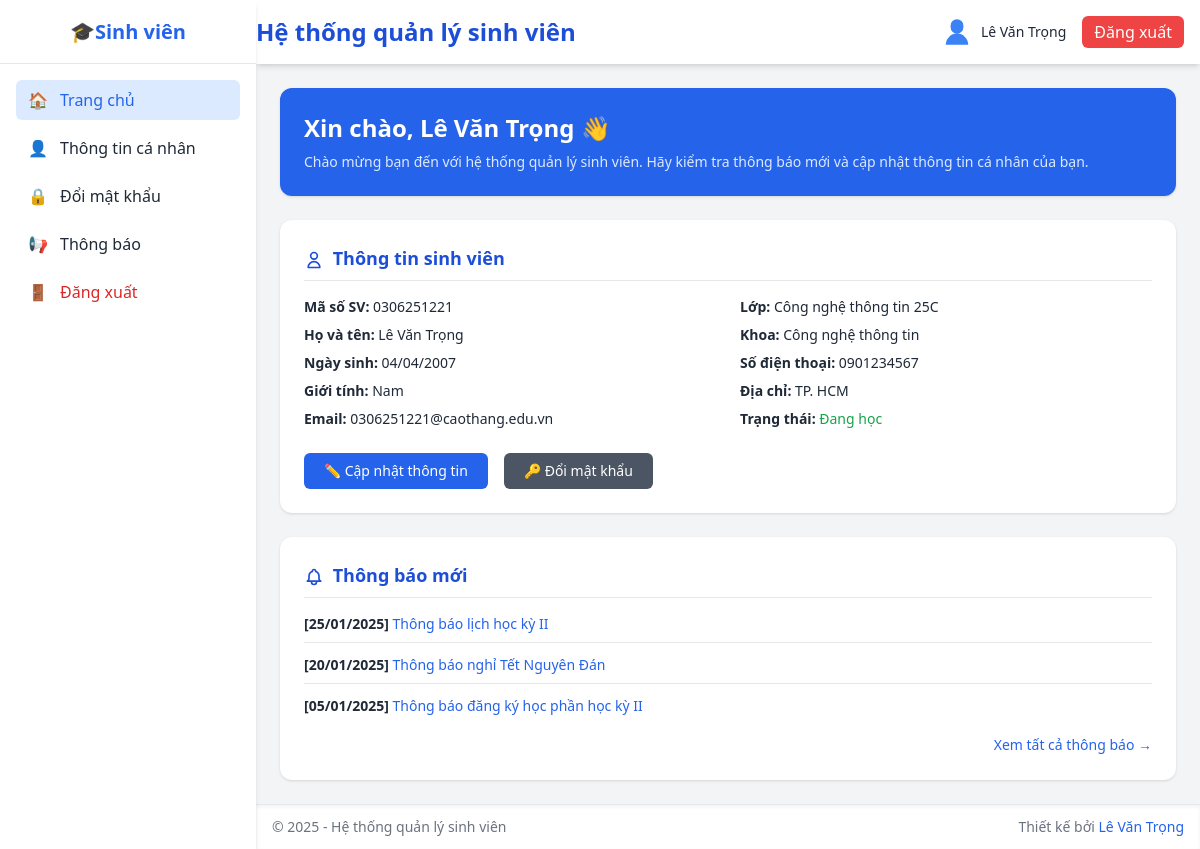
The page / (signed in) on the database its author committed.
### tables this page shows
CREATE TABLE `sinh_vien` (
  `mssv` varchar(20) NOT NULL,
  `hoten` varchar(100) NOT NULL,
  `ngaysinh` date DEFAULT NULL,
  `gioitinh` enum('Nam','Nữ','Khác') DEFAULT 'Nam',
  `malop` varchar(20) DEFAULT NULL,
  `makhoa` varchar(20) DEFAULT NULL,
  `email` varchar(100) DEFAULT NULL,
  `sdt` varchar(20) DEFAULT NULL,
  `diachi` varchar(255) DEFAULT NULL,
  `password` varchar(255) NOT NULL,
  `trangthai` enum('Đang học','Tốt nghiệp','Bảo lưu','Đã nghỉ') DEFAULT 'Đang học'
);

CREATE TABLE `lop` (
  `malop` varchar(20) NOT NULL,
  `tenlop` varchar(100) NOT NULL,
  `makhoa` varchar(20) DEFAULT NULL
);

CREATE TABLE `khoa` (
  `makhoa` varchar(20) NOT NULL,
  `tenkhoa` varchar(100) NOT NULL,
  `mota` text DEFAULT NULL
);

CREATE TABLE `thong_bao` (
  `id` int(11) NOT NULL,
  `tieude` varchar(200) NOT NULL,
  `noidung` text DEFAULT NULL,
  `created_at` datetime NOT NULL DEFAULT current_timestamp()
);

### includes/init.php (called while the page is built, shortened)
<?php
require_once __DIR__ . '/../database/pdo.php';
function isActive($page) {
  return basename($_SERVER['PHP_SELF']) === $page ? 'bg-blue-100 text-blue-600 font-medium' : '';
}

### database/pdo.php (called while the page is built, shortened)
<?php
class DB
{
    private static $pdo = null;
    private static function connect_pdo(): \PDO
    {
        $host = DB_HOST;
        $user = DB_USERNAME;
        $pass = DB_PASSWORD;
        $db   = DB_NAME;
        $charset = DB_CHARSET;
        $dsn = "mysql:host={$host};dbname={$db};charset={$charset}";
        try {
            $options = [
                \PDO::ATTR_ERRMODE => \PDO::ERRMODE_EXCEPTION,
                \PDO::ATTR_DEFAULT_FETCH_MODE => \PDO::FETCH_ASSOC,
                \PDO::ATTR_EMULATE_PREPARES => false,
            ];
            return new \PDO($dsn, $user, $pass, $options);
        } catch (\PDOException $e) {
            die('Kết nối PDO thất bại: ' . $e->getMessage());
        }
    }
    private static function init()
    {
        if (self::$pdo === null) {
            self::$pdo = self::connect_pdo();
        }
    }
    public static function getPdo()
    {
        return self::$pdo;
    }
    public static function select(string $sql, array $params = []): array
    {
        $stmt = self::getPdo()->prepare($sql);
        $stmt->execute($params);
        return $stmt->fetchAll();
    }
    public static function selectOne(string $sql, array $params = []): ?array
    {
        $stmt = self::getPdo()->prepare($sql);
        $stmt->execute($params);
        $row = $stmt->fetch();
        return $row === false ? null : $row;
    }
}

### index.php (the view, shortened to what this page needs)
<?php
require_once __DIR__ . '/includes/init.php';
$mssv = $_SESSION['sinhvien'];
$sinh_vien = DB::selectOne("
    SELECT sv.*, l.tenlop, k.tenkhoa
    FROM sinh_vien sv
    LEFT JOIN lop l ON sv.malop = l.malop
    LEFT JOIN khoa k ON sv.makhoa = k.makhoa
    WHERE sv.mssv = :mssv",
    ['mssv' => $mssv]
);
$thong_bao = DB::select("
    SELECT id, tieude, created_at
    FROM thong_bao
    ORDER BY created_at DESC
    LIMIT 5"
);
include('includes/sidebar.php');
include('includes/header.php');
?>
<section class="bg-blue-600 text-white rounded-xl p-6 shadow mb-6">
    <h2 class="text-2xl font-semibold">Xin chào, <?php echo htmlspecialchars($sinh_vien['hoten']); ?> 👋</h2>
    <p class="mt-2 text-blue-100 text-sm">
        Chào mừng bạn đến với hệ thống quản lý sinh viên.
        <?php if ($sinh_vien['trangthai'] === 'Đang học'): ?>
            Hãy kiểm tra thông báo mới và cập nhật thông tin cá nhân của bạn.
        <?php else: ?>
            Trạng thái hiện tại của bạn: <strong><?php echo htmlspecialchars($sinh_vien['trangthai']); ?></strong>
        <?php endif; ?>
    </p>
</section>
<section class="bg-white rounded-xl shadow p-6 mb-6">
    <h3 class="text-lg font-semibold text-blue-700 border-b pb-2 mb-4">
        <svg class="w-5 h-5 inline-block mr-1" fill="none" stroke="currentColor" viewBox="0 0 24 24">
            <path stroke-linecap="round" stroke-linejoin="round" stroke-width="2" d="M16 7a4 4 0 11-8 0 4 4 0 018 0zM12 14a7 7 0 00-7 7h14a7 7 0 00-7-7z" />
        </svg>
        Thông tin sinh viên
    </h3>
    <div class="grid sm:grid-cols-2 gap-6 text-sm">
        <div class="space-y-2">
            <p><strong>Mã số SV:</strong> <?php echo htmlspecialchars($sinh_vien['mssv']); ?></p>
            <p><strong>Họ và tên:</strong> <?php echo htmlspecialchars($sinh_vien['hoten']); ?></p>
            <p><strong>Ngày sinh:</strong> <?php echo $sinh_vien['ngaysinh'] ? date('d/m/Y', strtotime($sinh_vien['ngaysinh'])) : 'Chưa cập nhật'; ?></p>
            <p><strong>Giới tính:</strong> <?php echo htmlspecialchars($sinh_vien['gioitinh']); ?></p>
            <p><strong>Email:</strong> <?php echo htmlspecialchars($sinh_vien['email'] ?? 'Chưa cập nhật'); ?></p>
        </div>
        <div class="space-y-2">
            <p><strong>Lớp:</strong> <?php echo htmlspecialchars($sinh_vien['tenlop'] ?? 'Chưa cập nhật'); ?></p>
            <p><strong>Khoa:</strong> <?php echo htmlspecialchars($sinh_vien['tenkhoa'] ?? 'Chưa cập nhật'); ?></p>
            <p><strong>Số điện thoại:</strong> <?php echo htmlspecialchars($sinh_vien['sdt'] ?? 'Chưa cập nhật'); ?></p>
            <p><strong>Địa chỉ:</strong> <?php echo htmlspecialchars($sinh_vien['diachi'] ?? 'Chưa cập nhật'); ?></p>
            <p><strong>Trạng thái:</strong>
                <span class="<?php echo $sinh_vien['trangthai'] === 'Đang học' ? 'text-green-600' : 'text-yellow-600'; ?>">
                    <?php echo htmlspecialchars($sinh_vien['trangthai']); ?>
                </span>
            </p>
        </div>
    </div>
    <div class="mt-6">
        <a href="profile.php" class="bg-blue-600 hover:bg-blue-700 text-white px-5 py-2 rounded-md text-sm inline-block transition duration-200">
            ✏️ Cập nhật thông tin
        </a>
        <a href="change_password.php" class="ml-3 bg-gray-600 hover:bg-gray-700 text-white px-5 py-2 rounded-md text-sm inline-block transition duration-200">
            🔑 Đổi mật khẩu
        </a>
    </div>
</section>
<section class="bg-white rounded-xl shadow p-6">
    <h3 class="text-lg font-semibold text-blue-700 border-b pb-2 mb-4">
        Thông báo mới
    </h3>
    <?php if (count($thong_bao) > 0): ?>
        <ul class="space-y-3 text-sm">
            <?php foreach ($thong_bao as $index => $tb): ?>
                <li class="<?php echo $index < count($thong_bao) - 1 ? 'border-b pb-2' : ''; ?>">
                    <strong>[<?php echo date('d/m/Y', strtotime($tb['created_at'])); ?>]</strong>
                    <a href="notifications.php?id=<?php echo $tb['id']; ?>" class="text-blue-600 hover:text-blue-800">
                        <?php echo htmlspecialchars($tb['tieude']); ?>
                    </a>
                </li>
            <?php endforeach; ?>
        </ul>
        <div class="mt-4 text-right">
            <a href="notifications.php" class="text-blue-600 hover:text-blue-800 text-sm">
                Xem tất cả thông báo →
            </a>
        </div>
    <?php else: ?>
        <p class="text-gray-500 text-sm">Chưa có thông báo nào.</p>
    <?php endif; ?>
<?php include('includes/footer.php'); ?>

### includes/sidebar.php (shortened to what this page needs)
<!DOCTYPE html>
<html lang="vi">
<head>
  <script src="https://cdn.tailwindcss.com"></script>
</head>
<body class="bg-gray-100 font-sans text-gray-800">
  <aside id="sidebar"
         class="fixed top-0 left-0 h-full w-64 bg-white shadow-md z-40 md:translate-x-0 -translate-x-full transition-transform duration-300 ease-in-out">
    <div class="border-b h-16 flex items-center justify-center">
      <h1 class="text-xl font-bold text-blue-600">
        🎓<?= isset($_SESSION['user_role']) && $_SESSION['user_role'] === 'admin' ? 'Quản trị viên' : 'Sinh viên'; ?>
      </h1>
    </div>
    <nav class="p-4 space-y-2">
      <?php if ($_SESSION['user_role'] === 'admin'): ?>
        <a href="index.php" class="flex items-center gap-3 px-3 py-2 rounded-md hover:bg-blue-50 transition <?= isActiveMenu('dashboard') ?>">
          <span>🏠</span><span>Dashboard</span>
        </a>
        <a href="student_list.php" class="flex items-center gap-3 px-3 py-2 rounded-md hover:bg-blue-50 transition <?= isActiveMenu('student') ?>">
          <span>👨‍🎓</span><span>Quản lý sinh viên</span>
        </a>
        <a href="class_list.php" class="flex items-center gap-3 px-3 py-2 rounded-md hover:bg-blue-50 transition <?= isActiveMenu('class') ?>">
          <span>🏫</span><span>Quản lý lớp học</span>
        </a>
        <a href="faculty_list.php" class="flex items-center gap-3 px-3 py-2 rounded-md hover:bg-blue-50 transition <?= isActiveMenu('faculty') ?>">
          <span>📚</span><span>Quản lý khoa</span>
        </a>
        <a href="logout.php" class="flex items-center gap-3 px-3 py-2 rounded-md hover:bg-red-50 transition text-red-600">
          <span>🚪</span><span>Đăng xuất</span>
        </a>
      <?php else: ?>
        <a href="index.php" class="flex items-center gap-3 px-3 py-2 rounded-md hover:bg-blue-50 transition <?= isActive('index.php') ?>">
          <span>🏠</span><span>Trang chủ</span>
        </a>
        <a href="profile.php" class="flex items-center gap-3 px-3 py-2 rounded-md hover:bg-blue-50 transition <?= isActive('profile.php') ?>">
          <span>👤</span><span>Thông tin cá nhân</span>
        </a>
        <a href="change_password.php" class="flex items-center gap-3 px-3 py-2 rounded-md hover:bg-blue-50 transition <?= isActive('change_password.php') ?>">
          <span>🔒</span><span>Đổi mật khẩu</span>
        </a>
        <a href="notifications.php" class="flex items-center gap-3 px-3 py-2 rounded-md hover:bg-blue-50 transition <?= isActive('notifications.php') ?>">
          <span>📢</span><span>Thông báo</span>
        </a>
        <a href="logout.php" class="flex items-center gap-3 px-3 py-2 rounded-md hover:bg-red-50 transition text-red-600">
          <span>🚪</span><span>Đăng xuất</span>
        </a>
      <?php endif; ?>
    </nav>
  </aside>
  <div class="md:pl-64 min-h-screen">

### includes/header.php (shortened to what this page needs)
<?php
$page_title = "Hệ thống quản lý sinh viên";
?>
<header class="sticky top-0 z-20 bg-white shadow-md">
  <div class="max-w-7xl mx-auto">
    <div class="flex justify-between items-center h-16">
      <div class="flex items-center">
        <h2 class="text-xl md:text-2xl font-semibold text-blue-700 truncate">
          <?php echo htmlspecialchars($page_title); ?>
        </h2>
      </div>
      <div class="flex items-center gap-4 px-4">
        <div class="flex items-center gap-2">
          <svg xmlns="http://www.w3.org/2000/svg" class="w-8 h-8 text-blue-500" viewBox="0 0 20 20" fill="currentColor">
            <path fill-rule="evenodd" d="M10 2a4 4 0 00-4 4v1a4 4 0 004 4 4 4 0 004-4V6a4 4 0 00-4-4zM3 18a7 7 0 1114 0H3z" clip-rule="evenodd" />
          </svg>
          <span class="text-sm font-medium hidden md:block">
            <?php
              if (isset($_SESSION['fullname'])) {
                  echo htmlspecialchars($_SESSION['fullname']);
              } else {
                  echo 'Khách';
              }
            ?>
          </span>
        </div>
        <a href="logout.php" class="bg-red-500 hover:bg-red-600 text-white px-3 py-1 rounded-md no-underline">
          <span class="md:inline hidden">Đăng xuất</span>
        </a>
      </div>
  </header>
<main class="max-w-7xl mx-auto px-4 py-6 md:px-6 space-y-6">

### includes/footer.php
</main>
<footer class="bg-white border-t mt-auto shadow-inner">
  <div class="max-w-6xl mx-auto px-4 py-3 flex flex-col sm:flex-row justify-between items-center text-gray-500 text-sm">
    <p>© 2025 - Hệ thống quản lý sinh viên</p>
    <p>Thiết kế bởi <span class="text-blue-600 font-medium">Lê Văn Trọng</span></p>
  </div>
</footer>
</div>
</body>
</html>

### rows shown on the page
sinh_vien: hoten "Lê Văn Trọng", mssv "0306251221", ngaysinh "04/04/2007", gioitinh "Nam", email "0306251221@caothang.edu.vn", malop.tenlop "Công nghệ thông tin 25C", makhoa.tenkhoa "Công nghệ thông tin", sdt "0901234567", diachi "TP. HCM", trangthai "Đang học"
thong_bao: created_at "25/01/2025", tieude "Thông báo lịch học kỳ II"
thong_bao: created_at "20/01/2025", tieude "Thông báo nghỉ Tết Nguyên Đán"
thong_bao: created_at "05/01/2025", tieude "Thông báo đăng ký học phần học kỳ II"

### other values the page prints
$page_title "Hệ thống quản lý sinh viên"
$_SESSION['fullname'] "Lê Văn Trọng"
